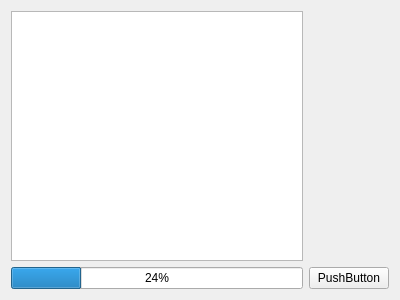
<?xml version="1.0" encoding="UTF-8"?>
<ui version="4.0">
 <class>processForm</class>
 <widget class="QWidget" name="processForm">
  <property name="windowModality">
   <enum>Qt::NonModal</enum>
  </property>
  <property name="geometry">
   <rect>
    <x>0</x>
    <y>0</y>
    <width>400</width>
    <height>300</height>
   </rect>
  </property>
  <property name="windowTitle">
   <string>Form</string>
  </property>
  <layout class="QGridLayout" name="gridLayout">
   <item row="0" column="0">
    <widget class="QTextEdit" name="textEdit"/>
   </item>
   <item row="1" column="0">
    <widget class="QProgressBar" name="progressBar">
     <property name="value">
      <number>24</number>
     </property>
    </widget>
   </item>
   <item row="1" column="1">
    <widget class="QPushButton" name="pushButton">
     <property name="text">
      <string>PushButton</string>
     </property>
    </widget>
   </item>
  </layout>
 </widget>
 <resources/>
 <connections/>
</ui>
